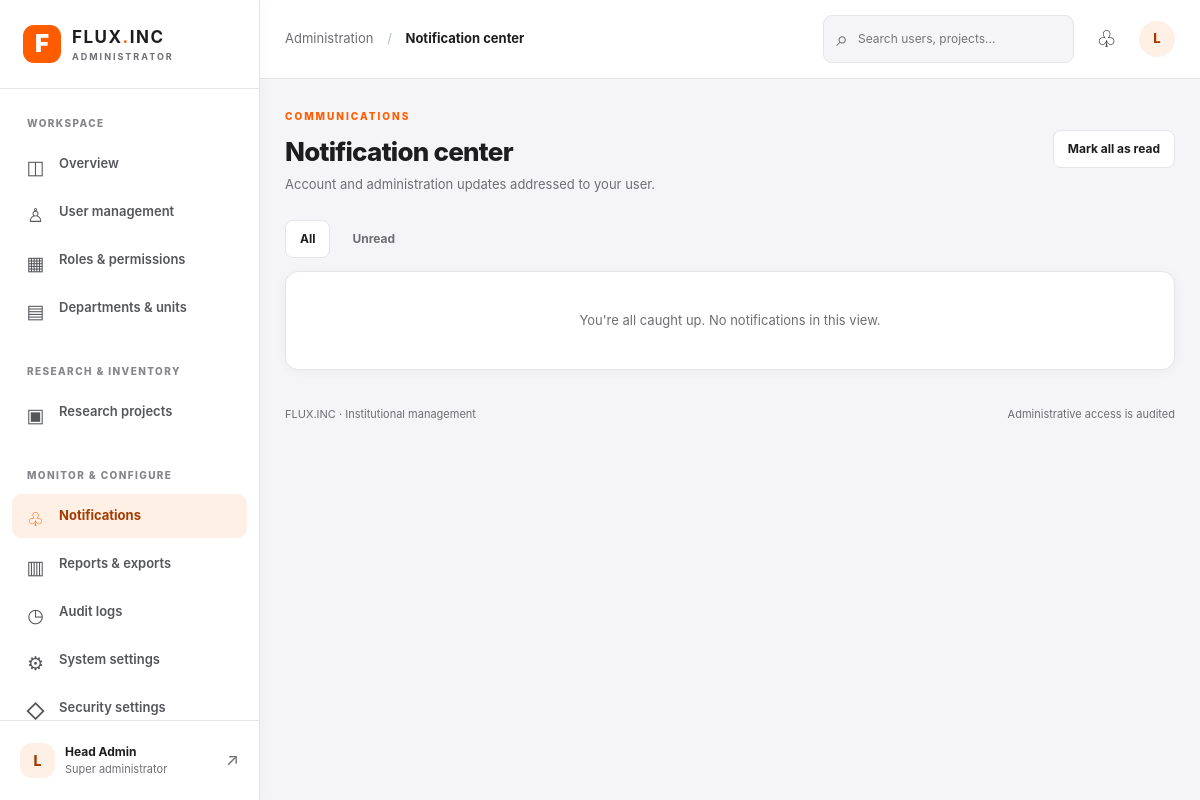
The page /control/notifications/ (signed in) on the database as committed earlier.
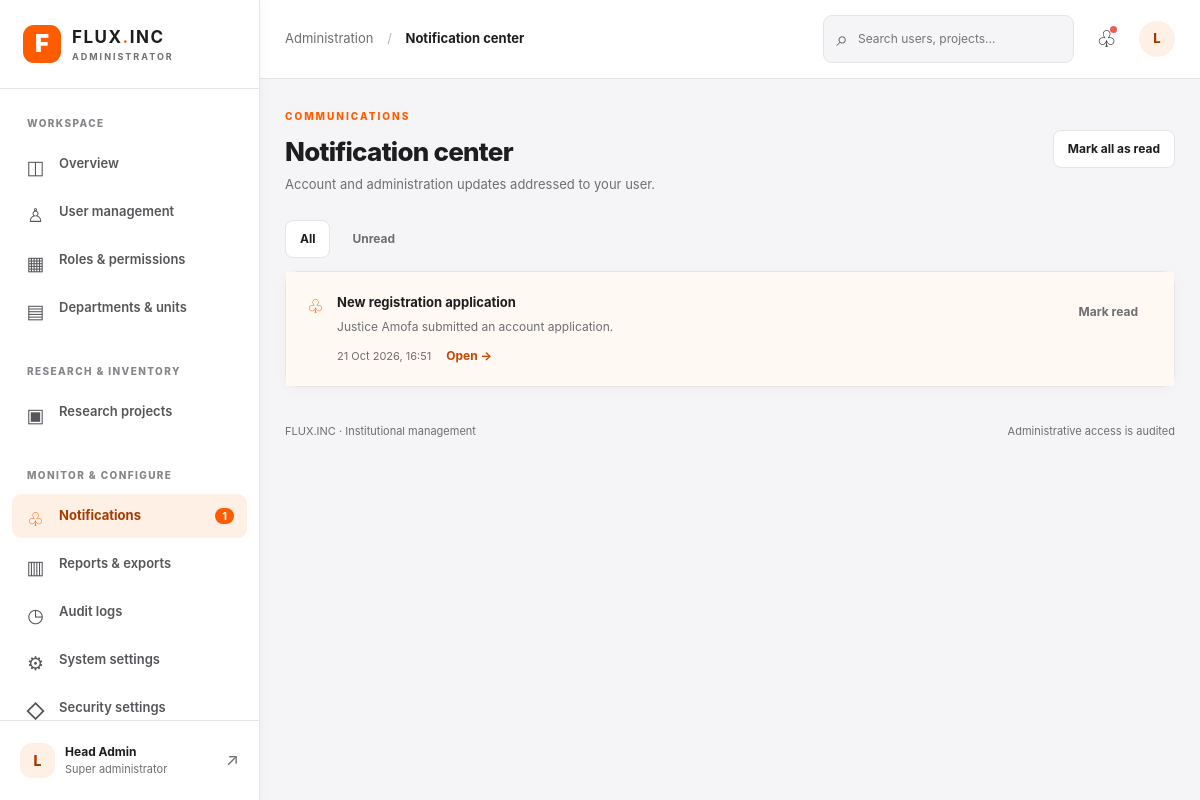
The same page on the database as committed later.
### control/models.py (models this page shows)
class AdminNotification(models.Model):
    recipient = models.ForeignKey(settings.AUTH_USER_MODEL, on_delete=models.CASCADE,
                                  related_name='flux_notifications')
    title = models.CharField(max_length=180)
    message = models.CharField(max_length=500)
    link = models.CharField(max_length=250, blank=True)
    created_at = models.DateTimeField(auto_now_add=True, db_index=True)
    event_key = models.CharField(max_length=140, blank=True, db_index=True)
    read_at = models.DateTimeField(null=True, blank=True)
    class Meta:
        ordering = ['-created_at']
        constraints = [models.UniqueConstraint(fields=['recipient', 'event_key'],
                        condition=~models.Q(event_key=''), name='unique_flux_notification_event')]

### control/views.py (the view)
# urls.py: path('notifications/', views.notifications, name='notifications'),
@protected()
def notifications(request):
    qs = AdminNotification.objects.filter(recipient=request.user)
    if request.GET.get('filter') == 'unread':
        qs = qs.filter(read_at__isnull=True)
    return template(request, 'notifications', page_title='Notification center',
                    records=page(qs, request))

### control/views.py (called while the page is built)
def protected(permission=None, superuser=False):
    def decorator(view):
        @wraps(view)
        def wrapper(request, *args, **kwargs):
            if not request.user.is_authenticated:
                return redirect(f"{reverse('login')}?next={request.path}")
            if not request.user.is_active or not request.user.is_staff:
                raise PermissionDenied('Administrator access only')
            if superuser and not request.user.is_superuser:
                raise PermissionDenied('Only a super-administrator can make this change')
            if permission and not request.user.has_perm(permission):
                raise PermissionDenied('You lack this administration permission')
            return view(request, *args, **kwargs)
        return wrapper
    return decorator

def template(request, view_name, **context):
    context['section'] = view_name
    context['page_title'] = context.get('page_title', view_name.replace('_', ' ').title())
    context['unread_count'] = AdminNotification.objects.filter(recipient=request.user, read_at__isnull=True).count()
    context['portal_name'] = PortalSettings.objects.filter(pk=1).values_list('institution_name', flat=True).first() or 'Flux.Inc'
    return render(request, f'control/{view_name}.html', context)

def page(queryset, request, count=20):
    from django.core.paginator import Paginator
    return Paginator(queryset, count).get_page(request.GET.get('page'))

### inventory/context_processors.py (called while the page is built, shortened)
def admin_dashboard_projects(request):
    if (
        not request.path.startswith('/admin/')
        or not request.user.is_authenticated
        or not request.user.has_perm('inventory.view_project')
    ):
        return {'admin_dashboard_projects': ()}

### control/templates/control/notifications.html
{% extends 'control/base.html' %}{% block content %}<div class="page-head"><div><span class="eyebrow">COMMUNICATIONS</span><h1>Notification center</h1><p>Account and administration updates addressed to your user.</p></div><form method="post" action="{% url 'control:notifications_read_all' %}">{% csrf_token %}<button type="submit" class="button secondary">Mark all as read</button></form></div><div class="tab-filter"><a href="{% url 'control:notifications' %}" class="button secondary">All</a><a href="{% url 'control:notifications' %}?filter=unread" class="button ghost">Unread</a></div><section class="panel notification-list">{% for n in records %}<article class="notice-row {% if not n.read_at %}notice-unread{% endif %}"><span class="notice-icon">♧</span><div><h2>{{ n.title }}</h2><p>{{ n.message }}</p><small>{{ n.created_at|date:'d M Y, H:i' }}</small>{% if n.link %}<a class="inline-link" href="{{ n.link }}">Open →</a>{% endif %}</div>{% if not n.read_at %}<form method="post" action="{% url 'control:notification_read' n.pk %}">{% csrf_token %}<button class="button ghost" type="submit">Mark read</button></form>{% else %}<span class="subtle">Read</span>{% endif %}</article>{% empty %}<div class="empty-state">You're all caught up. No notifications in this view.</div>{% endfor %}{% include 'control/partials/pager.html' %}</section>{% endblock %}

### control/templates/control/base.html (shortened to what this page needs)
{% load static %}<!doctype html>
<html lang="en">
<head>
<link rel="icon" href="{% static 'images/Icon.png' %}"><link rel="stylesheet" href="{% static 'control/portal.css' %}?v=3"><link rel="stylesheet" href="{% static 'control/portal_refined.css' %}?v=1">
</head>
<body>
<div class="app-frame">
<aside class="sidebar" id="navigation" aria-label="Administration navigation">
 <div class="brand"><a href="{% url 'control:overview' %}" aria-label="Flux admin home"><span class="brand-icon">F</span><span><strong>FLUX<span class="brand-dot">.</span>INC</strong><small>ADMINISTRATOR</small></span></a><button type="button" id="sidebar-close" aria-label="Close navigation">✕</button></div>
 <nav class="side-links">
 <span class="nav-label">WORKSPACE</span>
 <a class="nav-link {% if section == 'overview' %}selected{% endif %}" href="{% url 'control:overview' %}"><span class="nav-icon">◫</span> Overview</a>
 {% if perms.auth.view_user %}<a class="nav-link " href="{% url 'control:users' %}"><span class="nav-icon">♙</span> User management</a>{% endif %}
 {% if perms.auth.view_group %}<a class="nav-link {% if section == 'roles' or section == 'role_form' %}selected{% endif %}" href="{% url 'control:roles' %}"><span class="nav-icon">▦</span> Roles & permissions</a>{% endif %}
 {% if perms.control.view_department %}<a class="nav-link " href="{% url 'control:departments' %}"><span class="nav-icon">▤</span> Departments & units</a>{% endif %}
 {% if perms.inventory.view_project %}<span class="nav-label spaced">RESEARCH & INVENTORY</span><a class="nav-link" href="{% url 'admin:inventory_project_changelist' %}"><span class="nav-icon">▣</span> Research projects</a>{% endif %}
 <span class="nav-label spaced">MONITOR & CONFIGURE</span>
 <a class="nav-link {% if section == 'notifications' %}selected{% endif %}" href="{% url 'control:notifications' %}"><span class="nav-icon">♧</span> Notifications{% if unread_count %}<span class="nav-count">{{ unread_count }}</span>{% endif %}</a>
 <a class="nav-link {% if section == 'reports' %}selected{% endif %}" href="{% url 'control:reports' %}"><span class="nav-icon">▥</span> Reports & exports</a>
 {% if perms.control.view_adminaudit %}<a class="nav-link {% if section == 'audit_logs' %}selected{% endif %}" href="{% url 'control:audit' %}"><span class="nav-icon">◷</span> Audit logs</a>{% endif %}
 {% if perms.control.view_portalsettings %}<a class="nav-link {% if section == 'settings' %}selected{% endif %}" href="{% url 'control:settings' %}"><span class="nav-icon">⚙</span> System settings</a>{% endif %}
 {% if request.user.is_superuser %}<a class="nav-link {% if section == 'security' %}selected{% endif %}" href="{% url 'control:security' %}"><span class="nav-icon">◇</span> Security settings</a>{% endif %}
 </nav>
 <div class="sidebar-foot"><div class="sidebar-avatar">{{ request.user.username|first|upper }}</div><div class="sidebar-identity"><strong>{{ request.user.get_full_name|default:request.user.username|truncatechars:25 }}</strong><small>{% if request.user.is_superuser %}Super administrator{% else %}Administrator{% endif %}</small></div><a href="{% url 'control:profile' %}" class="sidebar-profile" title="Profile" aria-label="My profile">↗</a></div>
</aside>
<div class="workspace"><header class="topbar">
<div class="topbar-left"><span class="breadcrumb">Administration <span>/</span> <strong>{{ page_title }}</strong></span></div>
<div class="topbar-right"><form class="global-search" action="{% url 'control:search' %}" method="get" role="search"><label class="sr-only" for="global-q">Search administrators records</label><span>⌕</span><input id="global-q" name="q" placeholder="Search users, projects..." value="{{ query|default:'' }}"></form><a class="icon-button notification-button" href="{% url 'control:notifications' %}" aria-label="Notifications">♧{% if unread_count %}<i></i>{% endif %}</a><a class="top-avatar" href="{% url 'control:profile' %}" aria-label="Open profile">{{ request.user.username|first|upper }}</a></div>
</header>
<main id="main" class="main-area" tabindex="-1">
 {% block content %}{% endblock %}
 <footer class="main-footer"><span>FLUX.INC · Institutional management</span><span>Administrative access is audited</span></footer>
</main></div></div><div id="screen-shade" class="screen-shade"></div>
</body></html>

### control/static/control/portal_refined.css (style rules this page uses)
:root { color-scheme: light; --bg: #f5f5f7; --panel: #fff; --fg: #1d1d1f; --muted: #6e6e73; --border: #e5e5e7; --nav: #fff; --nav-text: #55565a; --accent: #ff5c00; --accent-hover: #c74600; --accent-pale: #fff3eb; --hover: #f8f8f9; --success: #1b7f4b; --success-pale: #e8f8f0; --danger: #b42318; --shadow: 0 2px 12px rgb(20 24 32 / 4%); }
html, body { color-scheme: light; background: var(--bg); color: var(--fg); }
.sidebar { color: var(--fg); background: #fff; border-right: 1px solid var(--border); box-shadow: 2px 0 12px rgb(20 24 32 / 3%); }
.brand { border-bottom-color: var(--border); }
.brand-icon { background: var(--accent); box-shadow: none; }
.brand-dot { color: var(--accent); }
.brand small, .sidebar-identity small { color: var(--muted); }
.nav-label { color: #85858a; }
.nav-link { color: var(--nav-text); }
.nav-link.selected { color: #a63b00; background: #fff0e6; }
.nav-link.selected .nav-icon { color: var(--accent); }
.nav-count { background: var(--accent); }
.sidebar-foot { border-top-color: var(--border); }
.sidebar-profile { color: var(--muted); }
.sidebar-avatar, .top-avatar, .mini-avatar, .large-avatar { color: #a63b00; background: #fff0e6; }
.topbar { background: #fff; border-bottom-color: var(--border); }
.button.secondary { color: var(--fg); background: #fff; border-color: var(--border); }
.stat-card, .panel, .form-panel, .detail-panel, .role-card, .report-item { background: #fff; border-color: var(--border); box-shadow: var(--shadow); }
.stat-arrow, .inline-link, .attention-row > span:last-child { color: var(--accent-hover); }
.notice-row.notice-unread { background: #fff8f3; }

Rows that differ between the two databases and show on the page:
added AdminNotification: title "New registration application", message "Justice Amofa submitted an account application.", created_at "21 Oct 2026, 16:51", shows "Mark read"
Other text that changed with them:
{{ unread_count }}: (not shown) → "1"
text no longer shown: "You're all caught up. No notifications in this view."
